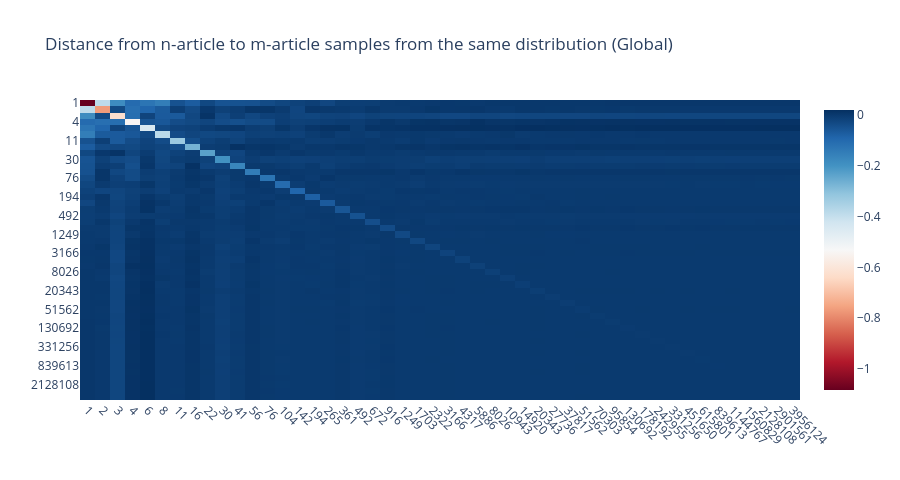

Notebook code for this chart:
### Code cell
a, b = np.meshgrid(n_articles_array, n_articles_array)
c = np.maximum(a, b)
uf.plotly_heatmap(
    # df_conv,
    # (df_conv > threshold).astype(int),
    df_conv.sub(np.exp(alpha + beta * np.log(np.sqrt((a + b) / a / b)))),
    x_labels=df_conv.columns.astype(str),
    y_labels=df_conv.columns.astype(str),
    title=f"Distance from n-article to m-article samples from the same distribution ({country})",
    line_height=10,

)

### Figure 1 — Plotly figure (JSON) as saved in the notebook; plotly's stock layout.template omitted (floating-point values rounded to 4 significant figures; data arrays with more than 128 entries replaced by an {"elided": "..."} marker saying what was removed)
{"data": [{"colorscale": [[0, "rgb(103,0,31)"], [0.1, "rgb(178,24,43)"], [0.2, "rgb(214,96,77)"], [0.3, "rgb(244,165,130)"], [0.4, "rgb(253,219,199)"], [0.5, "rgb(247,247,247)"], [0.6, "rgb(209,229,240)"], [0.7, "rgb(146,197,222)"], [0.8, "rgb(67,147,195)"], [0.9, "rgb(33,102,172)"], [1, "rgb(5,48,97)"]], "customdata": {"elided": "48x48x2 str values"}, "hovertemplate": "<b>X: </b>%{customdata[0]}<br><b>Y: </b>%{customdata[1]}<br><b>Z: </b> %{z:.3f}<br><extra></extra>", "type": "heatmap", "x": ["1", "2", "3", "4", "6", "8", "11", "16", "22", "30", "41", "56", "76", "104", "142", "194", "265", "361", "492", "672", "916", "1249", "1703", "2322", "3166", "4317", "5886", "8026", "10943", "14920", "20343", "27736", "37817", "51562", "70303", "95854", "130692", "178192", "242955", "331256", "451650", "615801", "839613", "1144767", "1560829", "2128108", "2901561", "3956124"], "y": ["1", "2", "3", "4", "6", "8", "11", "16", "22", "30", "41", "56", "76", "104", "142", "194", "265", "361", "492", "672", "916", "1249", "1703", "2322", "3166", "4317", "5886", "8026", "10943", "14920", "20343", "27736", "37817", "51562", "70303", "95854", "130692", "178192", "242955", "331256", "451650", "615801", "839613", "1144767", "1560829", "2128108", "2901561", "3956124"], "z": {"elided": "48x48 float values"}}], "layout": {"height": 480, "title": {"text": "Distance from n-article to m-article samples from the same distribution (Global)"}, "xaxis": {"automargin": true, "tickangle": 45}, "yaxis": {"automargin": true, "autorange": "reversed"}}}
